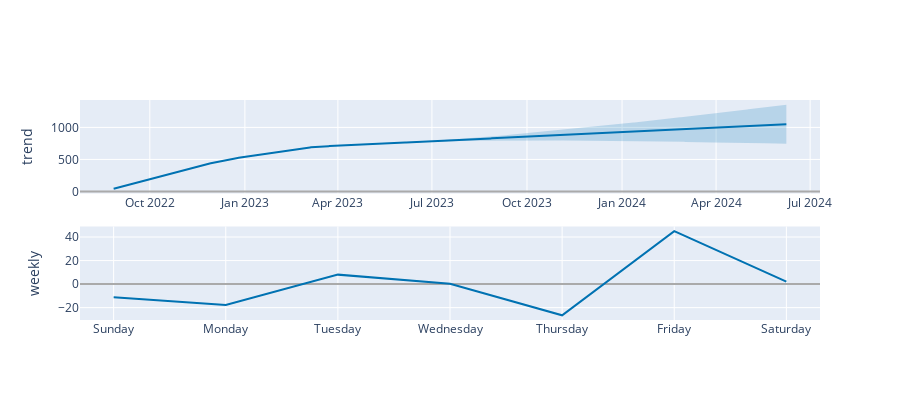

Write notebook code for a chart like this one.
### Code cell
plot_components_plotly(model, forecast)

### Figure 1 — Plotly figure (JSON) as saved in the notebook; plotly's stock layout.template omitted (floating-point values rounded to 4 significant figures; data arrays with more than 128 entries replaced by an {"elided": "..."} marker saying what was removed)
{"data": [{"line": {"color": "#0072B2", "width": 2}, "mode": "lines", "name": "trend", "type": "scatter", "x": {"elided": "652 str values"}, "xaxis": "x", "y": {"elided": "652 float values"}, "yaxis": "y"}, {"line": {"color": "rgba(0, 114, 178, 0.2)", "width": 0}, "mode": "lines", "name": "trend_upper", "type": "scatter", "x": {"elided": "652 str values"}, "xaxis": "x", "y": {"elided": "652 float values"}, "yaxis": "y"}, {"fill": "tonexty", "fillcolor": "rgba(0, 114, 178, 0.2)", "line": {"color": "rgba(0, 114, 178, 0.2)", "width": 0}, "mode": "lines", "name": "trend_lower", "type": "scatter", "x": {"elided": "652 str values"}, "xaxis": "x", "y": {"elided": "652 float values"}, "yaxis": "y"}, {"line": {"color": "#0072B2", "width": 2}, "mode": "lines", "name": "weekly", "type": "scatter", "x": ["2017-01-01T00:00:00", "2017-01-02T00:00:00", "2017-01-03T00:00:00", "2017-01-04T00:00:00", "2017-01-05T00:00:00", "2017-01-06T00:00:00", "2017-01-07T00:00:00"], "xaxis": "x2", "y": [-11.2, -17.65, 8.06, 0.2739, -26.53, 44.99, 2.055], "yaxis": "y2"}], "layout": {"height": 400, "showlegend": false, "width": 900, "xaxis": {"anchor": "y", "domain": [0, 1], "range": ["2022-07-25T10:48:00", "2024-07-10T13:12:00"], "type": "date"}, "xaxis2": {"anchor": "y2", "domain": [0, 1], "range": ["2016-12-31T16:48:00", "2017-01-07T07:12:00"], "tickformat": "%A", "type": "date"}, "yaxis": {"anchor": "x", "domain": [0.575, 1], "rangemode": "normal", "title": {"text": "trend"}, "zerolinecolor": "#AAA"}, "yaxis2": {"anchor": "x2", "domain": [0, 0.425], "title": {"text": "weekly"}, "zerolinecolor": "#AAA"}}}
